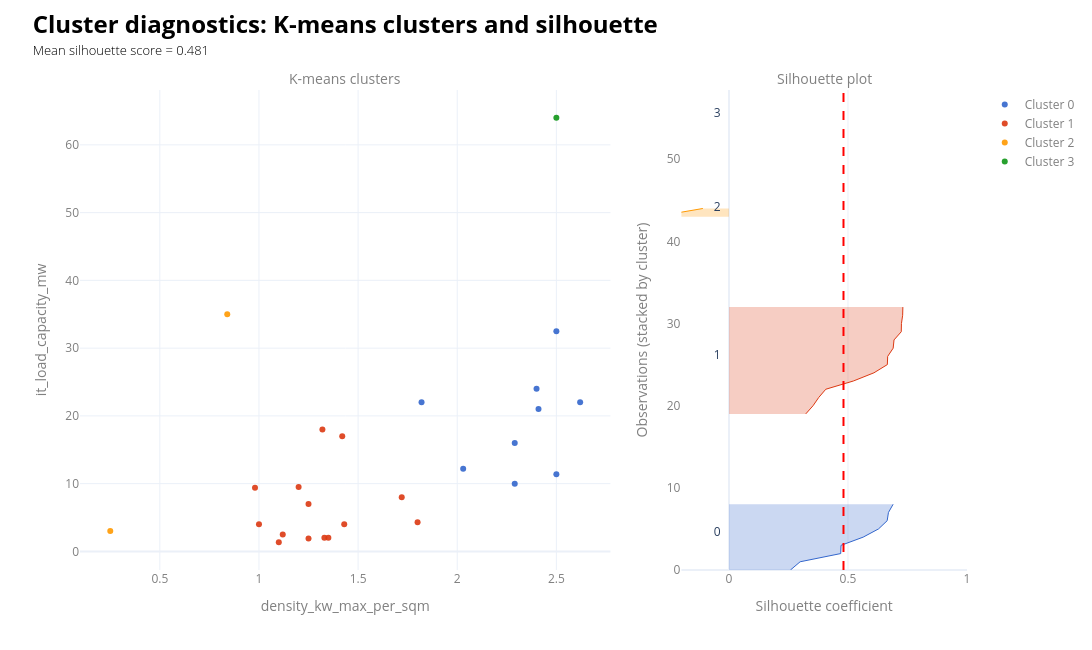

The notebook cell this image was saved under:
### Markdown cell above
## Cluster Diagnostics

### Code cell
# https://medium.com/@sk.shravan00/k-means-for-3-variables-260d20849730
# https://towardsdatascience.com/best-practices-for-visualizing-your-cluster-results-20a3baac7426/
df_plot = data_ldn_exstg.copy()

xcol = "density_kw_max_per_sqm"
ycol = clustering_by[0]
clusters_sorted = sorted(df_plot["cluster"].dropna().unique())
palette = px.colors.qualitative.G10
cluster_colour_map = {cl: palette[i % len(palette)] for i, cl in enumerate(clusters_sorted)}

cols_to_show = ["id","current_occupier","lpa_name","data_centre_since", "b8_gia_sqm","b8_total_staff_fte", xcol, ycol]
hovertemplate = "<br>".join([f"{c}: %{{customdata[{i}]}}" for i, c in enumerate(cols_to_show)])
sil_vals = silhouette_samples(X, y)
sil_score = silhouette_score(X, y)

fig = make_subplots(rows=1, cols=2, column_widths=[0.65, 0.35], horizontal_spacing=0.08, subplot_titles=["K-means clusters", "Silhouette plot"],)
# ___________________________________________________________________________________________________________
# LEFT: Scatterplot clusters
for i, cl in enumerate(clusters_sorted):
    d = df_plot[df_plot["cluster"] == cl]
    fig.add_trace(go.Scatter(
            x=d[xcol], y=d[ycol], mode="markers", marker=dict(size=6, color=cluster_colour_map[cl], opacity=0.9),
            name=f"Cluster {int(cl)}",customdata=d[cols_to_show].to_numpy(),hovertemplate=hovertemplate,
        ), row=1, col=1
    )

# # Cluster centres
# centres_scaled = k_means_optimum.cluster_centers_
# centres_unscaled = scaler.inverse_transform(centres_scaled)

# fig.add_trace(go.Scatter(
#     x=centres_unscaled[:, 0],y=centres_unscaled[:, 1],
#     mode="markers+text", marker=dict(size=10, symbol="diamond", color="black"),
#     text=[f"GIA:{x:,.0f}, MW:{y:,.1f}" for x, y in zip(centres_unscaled[:, 0], centres_unscaled[:, 1])],
#     textposition="top center",textfont=dict(color="black", size=10),
#     name="Cluster centres"
# ))
# # Overlay: enterprise=True (small black dot on top)
# enterprise_mask = (df_plot["enterprise"] == True) 
# # & df_plot["cluster"].notna()

# fig.add_trace(go.Scatter(
#         x=df_plot.loc[enterprise_mask, xcol],y=df_plot.loc[enterprise_mask, ycol],
#         mode="markers", marker=dict(size=14, symbol="circle-open",line=dict(color="black", width=2)),
#         name="Enterprise",showlegend=True, hoverinfo="skip"
#     ),row=1, col=1
# )
# ___________________________________________________________________________________________________________
# RIGHT: Silhouette plot
y_lower = 0

for i, cl in enumerate(sorted(np.unique(y))):
    cl_vals = sil_vals[y == cl]
    cl_vals.sort()
    y_upper = y_lower + len(cl_vals)
    y_range = np.arange(y_lower, y_upper)

    # filled silhouette area
    fig.add_trace(go.Scatter(
            x=cl_vals, y=y_range, mode="lines",line=dict(width=1, color=cluster_colour_map[cl]), fill="tozerox", fillcolor=make_transparent(cluster_colour_map.get(cl), alpha=0.25),
            name=f"Cluster {cl}", showlegend=False,  # keep legend only for left plot
            hovertemplate=(
                f"Cluster {cl}<br>"
                "Silhouette: %{x:.3f}<extra></extra>"
            ),
        ),row=1, col=2
    )
    #label at centre of cluster
    fig.add_trace(go.Scatter(x=[-0.05], y=[y_lower + 0.5 * len(cl_vals)],mode="text",text=[str(cl)],showlegend=False,hoverinfo="skip",),row=1, col=2)
    y_lower = y_upper + 10  # spacing between clusters

# Mean silhouette score line
fig.add_vline(x=sil_score,line_width=2,line_dash="dash",line_color="red",row=1, col=2)

# ___________________________________________________________________________________________________________
# Layout
fig.update_layout(
    width=1300, height=650, template="plotly_white",
    title=dict(
        text=(
            f"<span style='font-size:24px; font-weight:bold; color:{notes_colour}; display:block;'>"
            "Cluster diagnostics: K-means clusters and silhouette"
            "</span><br>"
            f"<span style='font-size:13px; font-weight:300; color:{notes_colour}; display:block;'>"
            f"Mean silhouette score = {sil_score:.3f}"
            "</span>"
        ),
        x=0.03,xanchor="left",y=0.95,yanchor="top"
    ), margin=dict(t=90),legend=dict(font=dict(color=labels_colour)),
)

fig.update_annotations(font=dict(size=14, color=labels_colour))
fig.update_xaxes( title_text="density_kw_max_per_sqm", row=1, col=1, title_font=dict(color=labels_colour), tickfont=dict(color=labels_colour),)
fig.update_yaxes( title_text=clustering_by[0], row=1, col=1,title_font=dict(color=labels_colour),tickfont=dict(color=labels_colour),)
fig.update_xaxes( title_text="Silhouette coefficient", row=1, col=2,range=[-0.2, 1.0],title_font=dict(color=labels_colour), tickfont=dict(color=labels_colour),)
fig.update_yaxes( title_text="Observations (stacked by cluster)", row=1, col=2, title_font=dict(color=labels_colour), tickfont=dict(color=labels_colour), showgrid=False)
fig.show()

### Figure 1 — Plotly figure (JSON) as saved in the notebook; plotly's stock layout.template omitted (floating-point values rounded to 4 significant figures)
{"data": [{"customdata": [["Hounslow-P_2019_3115", "ServerFarm", "Hounslow", 2000, 12080.0, 16, 2.5, 11.4], ["Hillingdon-38421_APP_2021_4045", "Colt Data Centre Services", "Hillingdon", 2001, 37547, 100, 2.29, 10], [null, "Virtus", "Hillingdon", 2002, 18350.0, null, 2.62, 22], ["Ealing-PP_2015_0516", "Equinix Data Centre", "Ealing", 2007, 26340.0, 90, 2.41, 21], ["Havering-P0151_12", "Green Mountain", "Havering", 2009, 11000, 60, 1.82, 22], ["Hounslow-P_2011_3272", "Virtus", "Hounslow", 2014, 15893, 12, 2.03, 12.2], [null, "Virtus", "Hillingdon", 2018, 31410.0, null, 2.4, 24], [null, "Virtus", "Hillingdon", 2020, 32300.0, null, 2.5, 32.5], [null, "Virtus", "Hillingdon", 2020, 24720.0, null, 2.29, 16]], "hovertemplate": "id: %{customdata[0]}<br>current_occupier: %{customdata[1]}<br>lpa_name: %{customdata[2]}<br>data_centre_since: %{customdata[3]}<br>b8_gia_sqm: %{customdata[4]}<br>b8_total_staff_fte: %{customdata[5]}<br>density_kw_max_per_sqm: %{customdata[6]}<br>it_load_capacity_mw: %{customdata[7]}", "marker": {"color": "#3366CC", "opacity": 0.9, "size": 6}, "mode": "markers", "name": "Cluster 0", "type": "scatter", "x": [2.5, 2.29, 2.62, 2.41, 1.82, 2.03, 2.4, 2.5, 2.29], "xaxis": "x", "y": [11.4, 10.0, 22.0, 21.0, 22.0, 12.2, 24.0, 32.5, 16.0], "yaxis": "y"}, {"customdata": [["Islington-P112148", "Verne Global", "Islington", 1979, 8450, null, 1.2, 9.5], ["Hackney-2015_2375", "Redcentric", "Hackney", 1993, 2400, null, 1.33, 2], ["Tower_Hamlets-PA_24_01932_A1", "Global Switch London", "Tower Hamlets", 1999, 27218, 92, 1.32, 18], ["Ealing-222865OPDFUL", "Equinix Data Centre", "Ealing", 2000, 3900.0, null, 1.43, 4], ["Islington-P002628", "iomart", "Islington", 2001, 1517, null, 1.25, 1.9], [null, "Digital Realty ", "Tower Hamlets", 2002, 2500, null, 1.12, 2.5], ["Ealing-P_2004_0759", "Kao Data", "Ealing", 2005, 7150, null, 1, 4], ["Enfield-LDC_08_0514", "Virtus", "Enfield", 2010, 2900, 45, 1.8, 4.3], ["Tower_Hamlets-PA_08_01799", "Telehouse International Corporation of Europe Ltd", "Tower Hamlets", 2010, 20080, 115, 1.72, 8], ["Tower_Hamlets-PA_23_01021_NC", "Equinix Data Centre", "Tower Hamlets", 2011, 2037.0, 262, 1.25, 7], ["Enfield-TP_11_1373", "Sovereign Business Integration plc", "Enfield", 2012, 2850, 45, 1.35, 2], ["Tower_Hamlets-PA_20_02381_NC", "Echelon", "Tower Hamlets", 2016, 14727, 61, 1.42, 17], ["Croydon-19_00539_FUL", "Pulsant", "Croydon", 2016, 3282, 6, 1.1, 1.35], ["Ealing-224110OPDFUL", "Colt Data Centre Services", "Ealing", 2018, 9553, 35, 0.98, 9.4]], "hovertemplate": "id: %{customdata[0]}<br>current_occupier: %{customdata[1]}<br>lpa_name: %{customdata[2]}<br>data_centre_since: %{customdata[3]}<br>b8_gia_sqm: %{customdata[4]}<br>b8_total_staff_fte: %{customdata[5]}<br>density_kw_max_per_sqm: %{customdata[6]}<br>it_load_capacity_mw: %{customdata[7]}", "marker": {"color": "#DC3912", "opacity": 0.9, "size": 6}, "mode": "markers", "name": "Cluster 1", "type": "scatter", "x": [1.2, 1.33, 1.32, 1.43, 1.25, 1.12, 1.0, 1.8, 1.72, 1.25, 1.35, 1.42, 1.1, 0.98], "xaxis": "x", "y": [9.5, 2.0, 18.0, 4.0, 1.9, 2.5, 4.0, 4.3, 8.0, 7.0, 2.0, 17.0, 1.35, 9.4], "yaxis": "y"}, {"customdata": [["Hounslow-P_2009_1661", "Redcentric", "Hounslow", 2000, 18116, null, 0.25, 3], ["Tower_Hamlets-PA_21_02777_A1", "Global Switch London", "Tower Hamlets", 2002, 69829, 84, 0.84, 35]], "hovertemplate": "id: %{customdata[0]}<br>current_occupier: %{customdata[1]}<br>lpa_name: %{customdata[2]}<br>data_centre_since: %{customdata[3]}<br>b8_gia_sqm: %{customdata[4]}<br>b8_total_staff_fte: %{customdata[5]}<br>density_kw_max_per_sqm: %{customdata[6]}<br>it_load_capacity_mw: %{customdata[7]}", "marker": {"color": "#FF9900", "opacity": 0.9, "size": 6}, "mode": "markers", "name": "Cluster 2", "type": "scatter", "x": [0.25, 0.84], "xaxis": "x", "y": [3.0, 35.0], "yaxis": "y"}, {"customdata": [["Barking_&_Dagenham-18_00161_FUL", "NTT Data Centre", "Barking & Dagenham", 2025, 52800.0, 150, 2.5, 64]], "hovertemplate": "id: %{customdata[0]}<br>current_occupier: %{customdata[1]}<br>lpa_name: %{customdata[2]}<br>data_centre_since: %{customdata[3]}<br>b8_gia_sqm: %{customdata[4]}<br>b8_total_staff_fte: %{customdata[5]}<br>density_kw_max_per_sqm: %{customdata[6]}<br>it_load_capacity_mw: %{customdata[7]}", "marker": {"color": "#109618", "opacity": 0.9, "size": 6}, "mode": "markers", "name": "Cluster 3", "type": "scatter", "x": [2.5], "xaxis": "x", "y": [64.0], "yaxis": "y"}, {"fill": "tozerox", "fillcolor": "rgba(51,102,204,0.25)", "hovertemplate": "Cluster 0<br>Silhouette: %{x:.3f}<extra></extra>", "line": {"color": "#3366CC", "width": 1}, "mode": "lines", "name": "Cluster 0", "showlegend": false, "type": "scatter", "x": [0.2581, 0.2989, 0.4694, 0.4708, 0.5637, 0.6283, 0.6646, 0.6699, 0.6896], "xaxis": "x2", "y": [0, 1, 2, 3, 4, 5, 6, 7, 8], "yaxis": "y2"}, {"hoverinfo": "skip", "mode": "text", "showlegend": false, "text": ["0"], "type": "scatter", "x": [-0.05], "xaxis": "x2", "y": [4.5], "yaxis": "y2"}, {"fill": "tozerox", "fillcolor": "rgba(220,57,18,0.25)", "hovertemplate": "Cluster 1<br>Silhouette: %{x:.3f}<extra></extra>", "line": {"color": "#DC3912", "width": 1}, "mode": "lines", "name": "Cluster 1", "showlegend": false, "type": "scatter", "x": [0.3227, 0.3533, 0.3771, 0.4067, 0.5224, 0.6091, 0.6654, 0.6667, 0.6898, 0.6933, 0.7238, 0.7246, 0.7296, 0.7305], "xaxis": "x2", "y": [19, 20, 21, 22, 23, 24, 25, 26, 27, 28, 29, 30, 31, 32], "yaxis": "y2"}, {"hoverinfo": "skip", "mode": "text", "showlegend": false, "text": ["1"], "type": "scatter", "x": [-0.05], "xaxis": "x2", "y": [26], "yaxis": "y2"}, {"fill": "tozerox", "fillcolor": "rgba(255,153,0,0.25)", "hovertemplate": "Cluster 2<br>Silhouette: %{x:.3f}<extra></extra>", "line": {"color": "#FF9900", "width": 1}, "mode": "lines", "name": "Cluster 2", "showlegend": false, "type": "scatter", "x": [-0.3096, -0.1098], "xaxis": "x2", "y": [43, 44], "yaxis": "y2"}, {"hoverinfo": "skip", "mode": "text", "showlegend": false, "text": ["2"], "type": "scatter", "x": [-0.05], "xaxis": "x2", "y": [44], "yaxis": "y2"}, {"fill": "tozerox", "fillcolor": "rgba(16,150,24,0.25)", "hovertemplate": "Cluster 3<br>Silhouette: %{x:.3f}<extra></extra>", "line": {"color": "#109618", "width": 1}, "mode": "lines", "name": "Cluster 3", "showlegend": false, "type": "scatter", "x": [0.0], "xaxis": "x2", "y": [55], "yaxis": "y2"}, {"hoverinfo": "skip", "mode": "text", "showlegend": false, "text": ["3"], "type": "scatter", "x": [-0.05], "xaxis": "x2", "y": [55.5], "yaxis": "y2"}], "layout": {"annotations": [{"font": {"color": "grey", "size": 14}, "showarrow": false, "text": "K-means clusters", "x": 0.299, "xanchor": "center", "xref": "paper", "y": 1, "yanchor": "bottom", "yref": "paper"}, {"font": {"color": "grey", "size": 14}, "showarrow": false, "text": "Silhouette plot", "x": 0.839, "xanchor": "center", "xref": "paper", "y": 1, "yanchor": "bottom", "yref": "paper"}], "height": 650, "legend": {"font": {"color": "grey"}}, "margin": {"t": 90}, "shapes": [{"line": {"color": "red", "dash": "dash", "width": 2}, "type": "line", "x0": 0.4811, "x1": 0.4811, "xref": "x2", "y0": 0, "y1": 1, "yref": "y2 domain"}], "title": {"text": "<span style='font-size:24px; font-weight:bold; color:black; display:block;'>Cluster diagnostics: K-means clusters and silhouette</span><br><span style='font-size:13px; font-weight:300; color:black; display:block;'>Mean silhouette score = 0.481</span>", "x": 0.03, "xanchor": "left", "y": 0.95, "yanchor": "top"}, "width": 1300, "xaxis": {"anchor": "y", "domain": [0, 0.598], "tickfont": {"color": "grey"}, "title": {"font": {"color": "grey"}, "text": "density_kw_max_per_sqm"}}, "xaxis2": {"anchor": "y2", "domain": [0.678, 1], "range": [-0.2, 1], "tickfont": {"color": "grey"}, "title": {"font": {"color": "grey"}, "text": "Silhouette coefficient"}}, "yaxis": {"anchor": "x", "domain": [0, 1], "tickfont": {"color": "grey"}, "title": {"font": {"color": "grey"}, "text": "it_load_capacity_mw"}}, "yaxis2": {"anchor": "x2", "domain": [0, 1], "showgrid": false, "tickfont": {"color": "grey"}, "title": {"font": {"color": "grey"}, "text": "Observations (stacked by cluster)"}}}}
